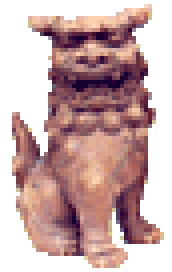
#> input picture legacy/assets/images/leon_izquierda.gif, 43 x 68 px, found by its file name (shown 4 times larger)
$ python shisa_mejora.py
#> lines starting #> are read from the running program, lines starting #| are printed output that depends on the picture; after the words box and inside, x2 and y2 are one past the last pixel; in counts of white or black regions, pixels touching at a corner belong together
#!/usr/bin/env python3
"""Mejora de los shisa GIF 2001 (kyudokan-v3).

Toma los GIFs de 43x68, los escala 6x con Lanczos, cuantiza la paleta
(aplana el ruido del escalado en regiones de color limpias: look
ilustrado), realza color/contraste y recorta el fondo gris con flood
fill desde los bordes. Salida: PNG 6x con transparencia.
"""
from collections import deque
from pathlib import Path

import numpy as np
from PIL import Image, ImageEnhance, ImageFilter

OUT = Path(__file__).resolve().parent.parent / 'src' / 'assets' / 'marca'
ESCALA = 6


def recortar_fondo(im):
    """Flood fill desde los bordes: fondo conectado -> transparente."""
    a = np.array(im.convert('RGBA'))
    h, w = a.shape[:2]
    fondo = a[0, 0, :3].astype(int)
    cand = np.abs(a[..., :3].astype(int) - fondo).sum(axis=2) < 60
    fuera = np.zeros((h, w), bool)
    q = deque()
    for x in range(w):
        for y in (0, h - 1):
            if cand[y, x] and not fuera[y, x]:
                fuera[y, x] = True
                q.append((y, x))
    for y in range(h):
        for x in (0, w - 1):
            if cand[y, x] and not fuera[y, x]:
                fuera[y, x] = True
                q.append((y, x))
    while q:
        y, x = q.popleft()
        for dy, dx in ((1, 0), (-1, 0), (0, 1), (0, -1)):
            ny, nx = y + dy, x + dx
            if 0 <= ny < h and 0 <= nx < w and cand[ny, nx] and not fuera[ny, nx]:
                fuera[ny, nx] = True
                q.append((ny, nx))
    a[fuera, 3] = 0
    return Image.fromarray(a)


def mejorar(src, dst):
    im = Image.open(src).convert('RGB')
    im = im.resize((im.width * ESCALA, im.height * ESCALA), Image.LANCZOS)
    # cuantizar a paleta plana: aplana el ruido del escalado (look ilustrado)
    im = im.quantize(colors=10, method=Image.MEDIANCUT).convert('RGB')
    im = ImageEnhance.Color(im).enhance(1.18)
    im = ImageEnhance.Contrast(im).enhance(1.10)
    im = im.filter(ImageFilter.MedianFilter(5))
    rgba = recortar_fondo(im)
    rgba.save(dst)
    print(dst, rgba.size)


def main():
    OUT.mkdir(parents=True, exist_ok=True)
    leg = Path(__file__).resolve().parent.parent / 'src' / 'assets' / 'images'
    mejorar(leg / 'leon_izquierda.gif', OUT / 'shisa-izq.png')
#> in mejorar, `im = im.filter(ImageFilter.MedianFilter(5))`:
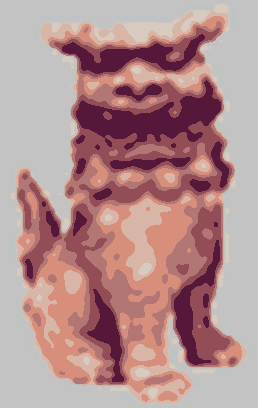
#> im: PIL image 258x408 RGB; mean R, G, B 179.1, 142.8, 143.3
#> in recortar_fondo, `fondo = a[0, 0, :3].astype(int)`: fondo = [195, 195, 195]
#> in recortar_fondo, `cand = np.abs(a[..., :3].astype(int) - fondo).sum(axis=2) < 60`:
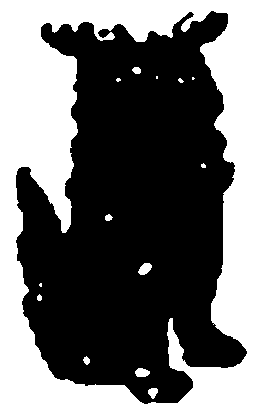
#> cand: shape (408, 258) bool; 41.6% white; 14 white regions (6 under 20 px), largest, box (x1, y1, x2, y2) and area: (0, 0, 258, 408) 43222, (138, 263, 152, 275) 115, (135, 368, 150, 377) 105
#> after the loop in recortar_fondo, `for x in range(w):`: fuera: shape (408, 258) bool; 0.49% white in thin lines or dots
#> after the loop in recortar_fondo, `for y in range(h):`:
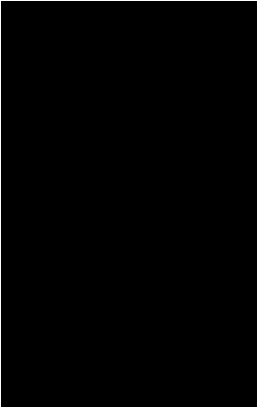
#> fuera: shape (408, 258) bool; 1.3% white in thin lines or dots
#> after the loop in recortar_fondo, `while q:`: fuera: shape (408, 258) bool; 41.1% white; 1 white region, box (x1, y1, x2, y2) and area: (0, 0, 258, 408) 43221
#| src/assets/marca/shisa-izq.png (258, 408)
    mejorar(leg / 'leon_derecha.gif', OUT / 'shisa-der.png')
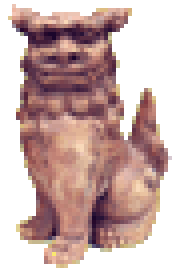
#> input picture legacy/assets/images/leon_derecha.gif, 43 x 68 px, found by its file name (shown 4 times larger)
#> in mejorar (call 2), `im = im.quantize(colors=10, method=Image.MEDIANCUT).convert('RGB')`:
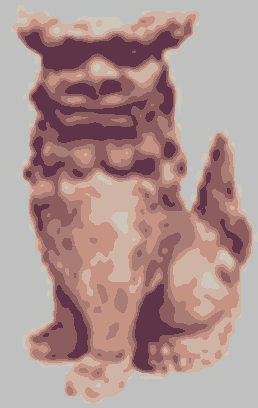
#> im: PIL image 258x408 RGB; mean R, G, B 174.5, 147.6, 145.5
#> in recortar_fondo (call 2), `cand = np.abs(a[..., :3].astype(int) - fondo).sum(axis=2) < 60`: cand: shape (408, 258) bool; 38.8% white; 10 white regions (3 under 20 px), largest, box (x1, y1, x2, y2) and area: (0, 0, 258, 408) 40161, (112, 212, 128, 233) 240, (201, 272, 219, 289) 200
#> after the loop in recortar_fondo (call 2), `while q:`:
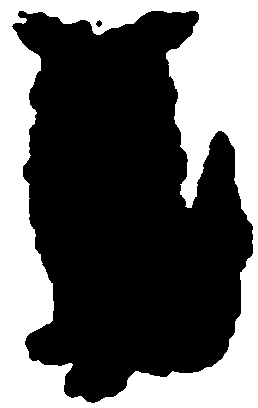
#> fuera: shape (408, 258) bool; 38.2% white; 1 white region, box (x1, y1, x2, y2) and area: (0, 0, 258, 408) 40161
#> in recortar_fondo (call 2), `a[fuera, 3] = 0`:
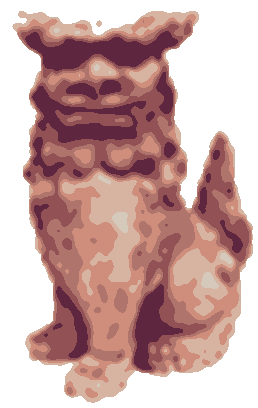
#> a: shape (408, 258, 4); mean R, G, B, A 179.2, 144.3, 141.4, 157.7; transparent parts drawn white
#| src/assets/marca/shisa-der.png (258, 408)


if __name__ == '__main__':
    main()
